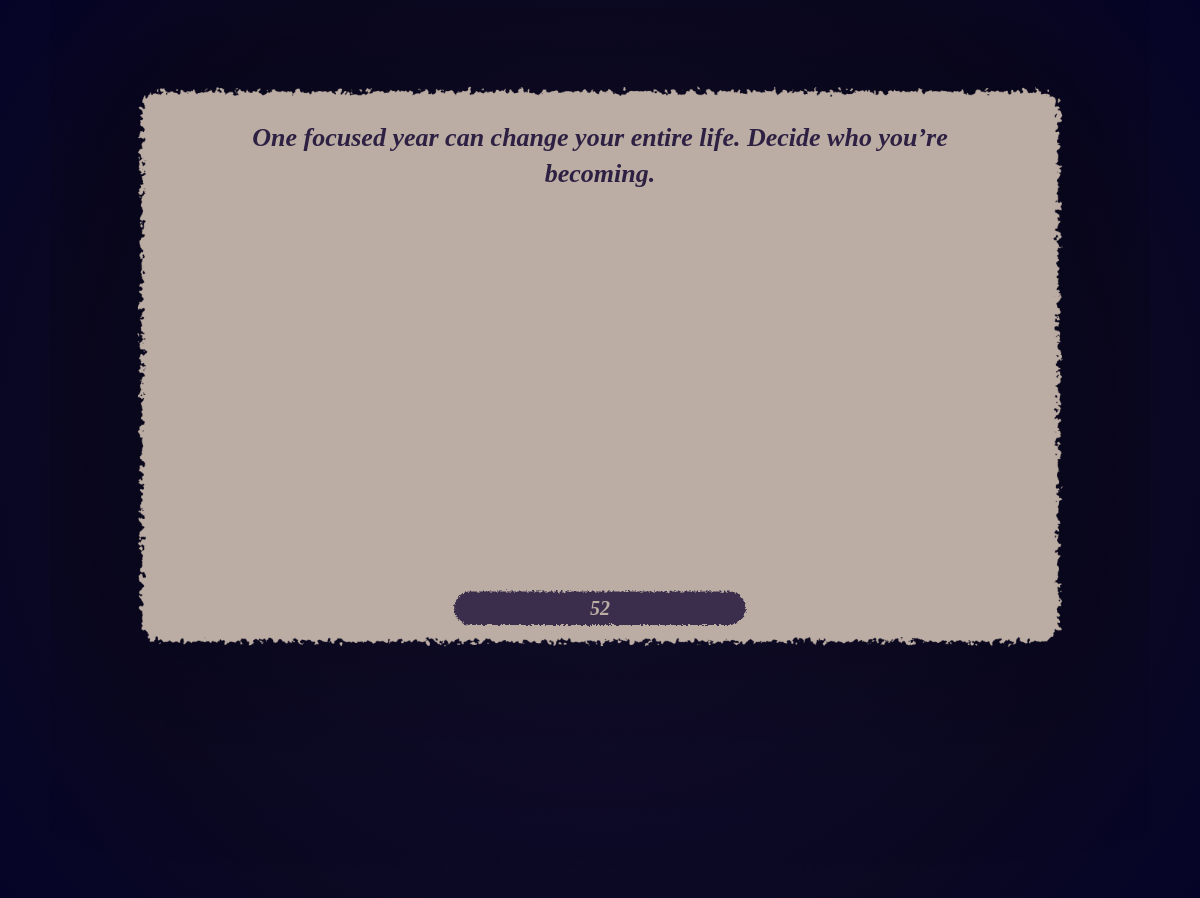
Page /box/52/ (signed in) on the committed database.
### boxes/models.py (models this page shows)
class Box(models.Model):
    CATEGORY_CHOICES = (
        ('motivation', 'Motivation'),
        ('advice', 'Advice'),
        ('observation', 'Observation'),
        ('confession', 'Confession'),
    )
    number = models.PositiveIntegerField(unique=True)
    category = models.CharField(max_length=20, choices=CATEGORY_CHOICES)
    text = models.TextField()
    user = models.ForeignKey(settings.AUTH_USER_MODEL, on_delete=models.CASCADE)
    created_at = models.DateTimeField(auto_now_add=True)
    opened_by = models.ManyToManyField(
        settings.AUTH_USER_MODEL,
        related_name='opened_boxes',
        blank=True
    )

### boxes/views.py (the view, shortened to what this page needs)
# urls.py: path('box/<int:number>/', views.box_detail_view, name='box_detail'),
@login_required
def box_detail_view(request, number):
    print(number)
    box = get_object_or_404(
        Box.objects.annotate(comments_count=Count('comments')),
        number=number
    )
    if request.user not in box.opened_by.all():
        box.opened_by.add(request.user)
    comments = box.comments.select_related('user').order_by('-created_at')
    context = {
        'box': box,
        'comments': comments
    }
    return render(request, 'box_detail.html', context)

### templates/box_detail.html
{% extends 'base.html' %}
{% load static %}
{% block content %}
<div class="box-page">
    <div class="box-container">
        <img src="{% static 'images/box-background.png' %}" class="box-bg" alt="box">
        <div class="box-text">
            {{ box.text }}
        </div>
        <div class="box-actions">
            <div class="box-number">
                {{ box.number }}
            </div>
        </div>
    </div>
</div>
{% endblock %}

### static/css/main.css (style rules this page uses)
body { margin: 0; font-family: "Times New Roman", serif; font-weight: 700; background: radial-gradient( circle at center, #151033 0%, #0b0822 70%, #050428 100% ); }
body::after { display: none; }
.box-page { min-height: 100vh; display: flex; justify-content: center; align-items: center; }
.box-container { position: relative; width: 1100px; }
.box-bg { width: 100%; display: block; }
.box-text { position: absolute; top: 120px; left: 50%; transform: translateX(-50%); width: 70%; max-height: 440px; overflow-y: auto; text-align: center; font-family: "Times New Roman", serif; font-size: 26px; font-style: italic; color: rgba(46, 32, 67, 1); line-height: 1.4; word-wrap: break-word; }
.box-actions { position: absolute; bottom: 250px; left: 50%; transform: translateX(-50%); width: 300px; height: 80px; background-image: url("/static/images/continue_button.svg"); background-repeat: no-repeat; background-size: contain; background-position: center; display: flex; align-items: center; justify-content: center; }
.box-number { font-family: "Times New Roman", serif; font-size: 20px; font-style: italic; color: rgba(187, 173, 163, 1); }

### rows in the picture
Box: text "One focused year can change your entire life. Decide who you’re becoming.", number "52"
